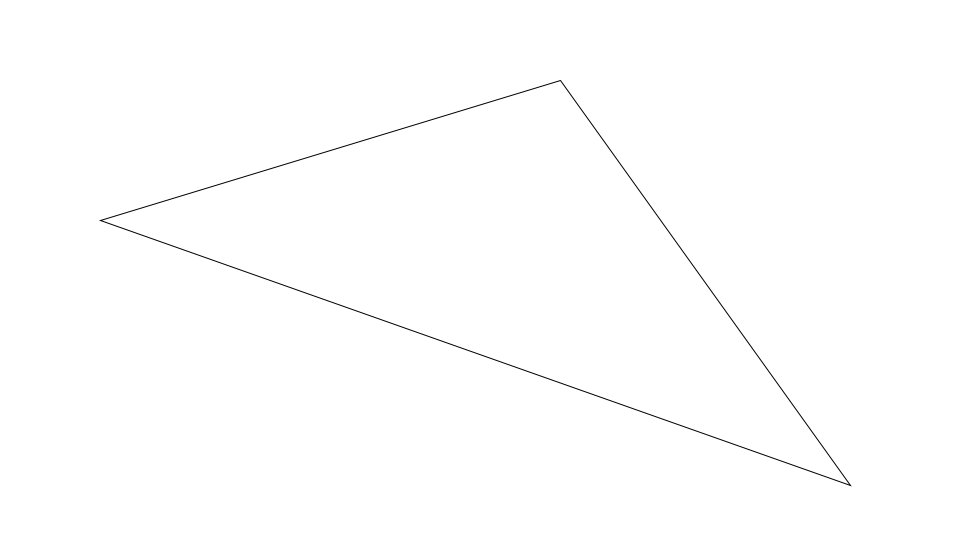
Frame 1 (no input)
Frame 60 (the mouse pressed at the canvas centre just before this capture): identical to frame 1, image omitted
Frame 120 (the mouse held since frame 60 and released just before this capture): identical to frame 1, image omitted

The Processing sketch that drew this single still picture (run headless with seeded random() and noise(); from frame 60 on, the mouse is pressed at the canvas centre):

// Processing sketch: sketch_010_triangle
// ── sketch_010_triangle.pde
// setup関数 : 初回1度だけ実行される
void setup(){
  size(960,540); //ウィンドウサイズを960px,540pxに
}

// draw関数 : setup関数実行後繰り返し実行される
void draw(){
  // 背景色を指定(R,G,B)
  background(255,255,255); //RGBは各0-255の数値で色を指定する
  
  // 楕円を描画(x1,y1,x2,y2,x3,y3)
  triangle(560,80,100,220,850,485); //3つ頂点のx,yを順番に指定する
}
